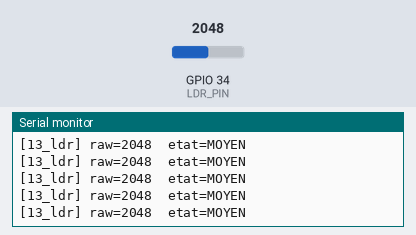
Bench run of a sketch on a simulated ESP32. Shown: the last lines printed to the serial monitor. The test bench sets the inputs (shaded band); at power-on: GPIO 34 (LDR_PIN) = 2048 (analog values on the 0–4095 scale).

Above: at 1.4 s.
1.5 s: GPIO 34 (LDR_PIN) set to 1460
At 1.68 s:
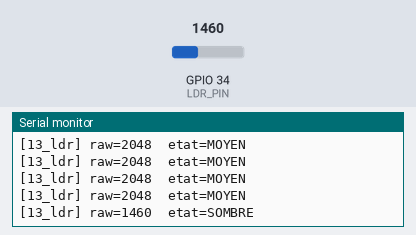
3.5 s: GPIO 34 (LDR_PIN) set to 491
At 3.68 s:
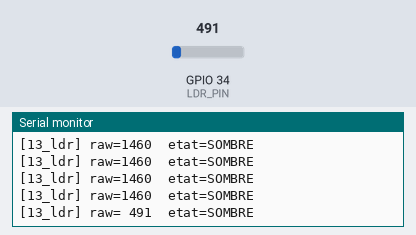
5.5 s: GPIO 34 (LDR_PIN) set to 0
At 5.68 s:
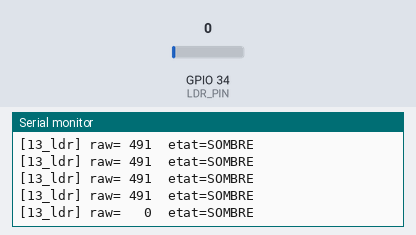
7.5 s: GPIO 34 (LDR_PIN) set to 3040
At 7.68 s:
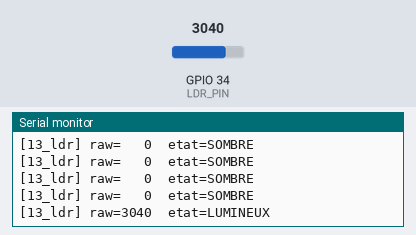

The sketch:

13_ldr.ino
```cpp
/*
 * Projet 13 - LDR (photoresistance) - detection de luminosite
 * Cible : ESP32 / Uno
 * But : lire une luminosite relative via un pont diviseur de tension LDR + resistance fixe.
 */

#include <Arduino.h>

const uint8_t LDR_PIN = 34; // ADC1, input-only
const unsigned long SAMPLE_INTERVAL_MS = 250;
const int DARK_THRESHOLD = 1500;  // a calibrer selon votre montage / resistance fixe
const int LIGHT_THRESHOLD = 3000; // a calibrer selon votre montage / resistance fixe

unsigned long lastSampleTime = 0;

void setup() {
  Serial.begin(115200);
  delay(200);
  analogReadResolution(12);
  analogSetAttenuation(ADC_11db);
  Serial.println("[13_ldr] Pret");
}

void loop() {
  unsigned long now = millis();
  if (now - lastSampleTime >= SAMPLE_INTERVAL_MS) {
    lastSampleTime = now;
    int raw = analogRead(LDR_PIN);

    String etat;
    if (raw < DARK_THRESHOLD) {
      etat = "SOMBRE";
    } else if (raw > LIGHT_THRESHOLD) {
      etat = "LUMINEUX";
    } else {
      etat = "MOYEN";
    }

    Serial.printf("[13_ldr] raw=%4d  etat=%s\n", raw, etat.c_str());
  }
}
```

Measured:
- after the input at 1.5 s, the serial monitor: prints a new line at once (image 1)
- after the input at 3.5 s, the serial monitor: prints a new line at once (image 2)
- after the input at 5.5 s, the serial monitor: prints a new line at once (image 3)
- after the input at 7.5 s, the serial monitor: prints a new line at once (image 4)
